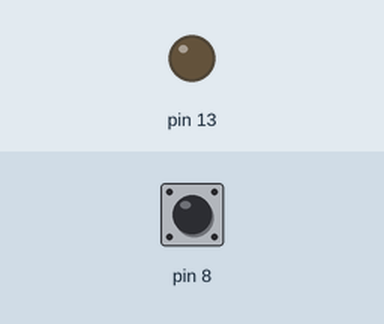
The sketch below on a simulated Arduino Uno, built with avr-gcc and run on an emulated ATmega328P. On the bench: output pins drawn as LEDs (lit = HIGH). The inputs (shaded band) are chosen by the test bench; at power-on: pin 8 HIGH.

Above: at 1.2 s.
1.3 s: pin 8 pulled LOW for 0.15 s
At 1.7 s:
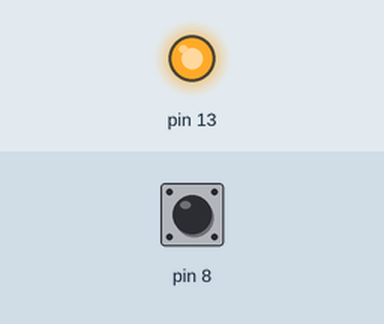
2.9 s: pin 8 pulled LOW for 1 s
At 4.1 s:
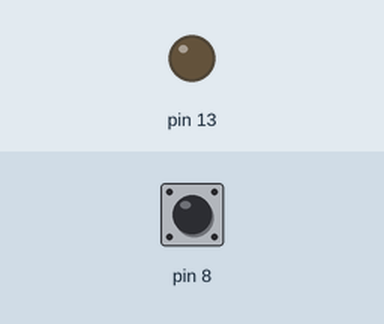
5.4 s: pin 8 pulled LOW for 3.2 s
At 6.0 s:
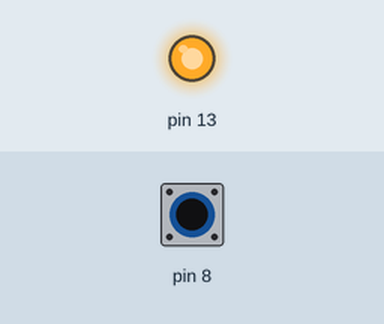
Timing chart, 0 to 8.4 s (numbered marks = the images above; inputs shaded):
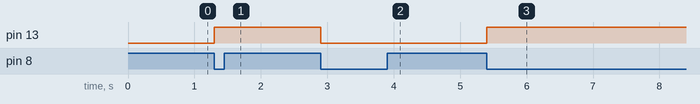

Measured:
- after the input at 1.3 s, pin 13: LOW → HIGH at once
- after the input at 2.9 s, pin 13: HIGH → LOW at once
- after the input at 5.4 s, pin 13: LOW → HIGH at once

The sketch:

Lab2.TAsk2.ino
```cpp
volatile bool myled=false;
# include <PinChangeInterrupt.h>

ISR (mytoggle)

{
myled=!myled;
digitalWrite(13,myled);
}
void setup() {
  // put your setup code here, to run once:mb
  pinMode(13,OUTPUT);
  pinMode(8,INPUT_PULLUP);
  attachPCINT(digitalPinToPCINT(8),mytoggle,FALLING);

}

void loop() {
  // put your main code here, to run repeatedly:

}
```
